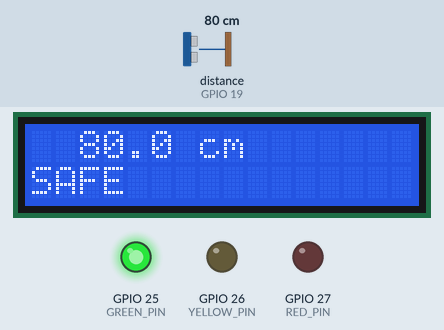
Bench run of a sketch on a simulated ESP32. Shown: 16×2 character LCD, output pins drawn as LEDs (lit = HIGH). Wiring (inferred from the names in the program): ultrasonic range finder: trigger GPIO 23; echo GPIO 19. Inputs (shaded band) come from the test bench; at power-on: distance to the obstacle (sensor on GPIO 19) 80 cm. The echo pulse lasts 58.3 µs per cm; WiFi joins after 1.5 s; servers stay silent unless stated; pins used as bus, display or sensor lines are not drawn; what the sketch prints to the serial monitor is not drawn.

Above: at 1.2 s.
1.3 s: distance to the obstacle (sensor on GPIO 19) set to 34 cm
At 1.7 s:
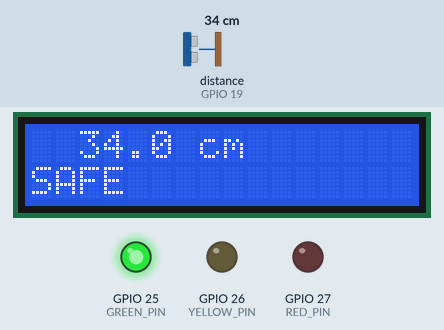
2.8 s: distance to the obstacle (sensor on GPIO 19) set to 26 cm
At 4.0 s:
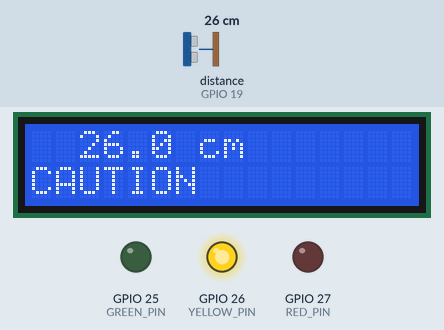
4.3 s: distance to the obstacle (sensor on GPIO 19) set to 16 cm
At 5.5 s:
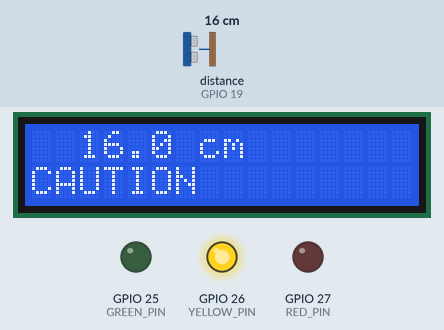
5.8 s: distance to the obstacle (sensor on GPIO 19) set to 12 cm
At 6.8 s:
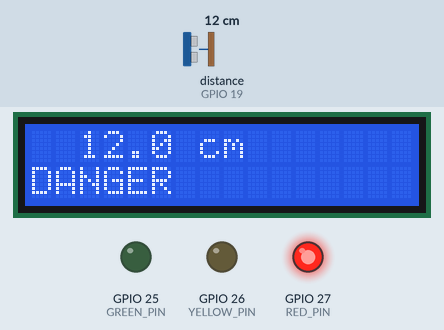
Timing chart, 0 to 8.3 s (numbered marks = the images above; inputs shaded):
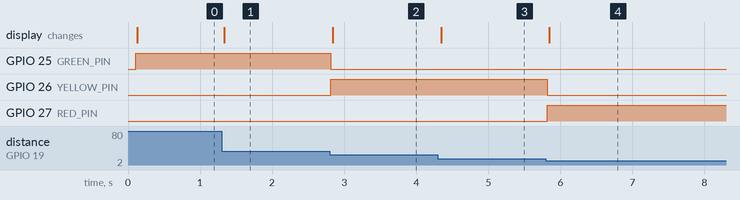

The sketch:

distance_monitor.ino
```cpp
#include <WiFi.h>
#include <WebServer.h>
#include <ESPmDNS.h>
#include <Wire.h>
#include <LiquidCrystal_I2C.h>

// Assumed wiring for a classic ESP32 DevKit. Adapt for your board.
constexpr int TRIG_PIN = 23, ECHO_PIN = 19;
constexpr int GREEN_PIN = 25, YELLOW_PIN = 26, RED_PIN = 27;
constexpr int SDA_PIN = 21, SCL_PIN = 22;
const char* WIFI_SSID = "YOUR_WIFI_SSID";
const char* WIFI_PASSWORD = "YOUR_WIFI_PASSWORD";
WebServer server(80);
LiquidCrystal_I2C lcd(0x27, 16, 2);
volatile uint32_t echoStart = 0, echoWidth = 0;
volatile bool echoReady = false, waitingEcho = false;
portMUX_TYPE echoMux = portMUX_INITIALIZER_UNLOCKED;
uint32_t lastTrigger = 0, triggerMicros = 0, lastValid = 0, lastReconnect = 0;
bool sensorOk = false, mdnsStarted = false;
float distanceCm = 0;

void IRAM_ATTR echoChanged() {
  portENTER_CRITICAL_ISR(&echoMux);
  if (waitingEcho) {
    if (digitalRead(ECHO_PIN)) echoStart = micros();
    else { echoWidth = micros() - echoStart; echoReady = true; waitingEcho = false; }
  }
  portEXIT_CRITICAL_ISR(&echoMux);
}

void showReading() {
  const bool safe = sensorOk && distanceCm > 30;
  const bool caution = sensorOk && distanceCm >= 15 && distanceCm <= 30;
  const bool danger = sensorOk && distanceCm < 15;
  digitalWrite(GREEN_PIN, safe); digitalWrite(YELLOW_PIN, caution); digitalWrite(RED_PIN, danger);
  char line[17];
  lcd.setCursor(0, 0);
  if (sensorOk) { snprintf(line, sizeof(line), "%6.1f cm       ", distanceCm); lcd.print(line); }
  else lcd.print("No sensor data  ");
  lcd.setCursor(0, 1);
  lcd.print(!sensorOk ? "SENSOR ERROR    " : safe ? "SAFE            " : caution ? "CAUTION         " : "DANGER          ");
}

void setup() {
  Serial.begin(115200);
  pinMode(TRIG_PIN, OUTPUT); digitalWrite(TRIG_PIN, LOW);
  pinMode(ECHO_PIN, INPUT);
  pinMode(GREEN_PIN, OUTPUT); pinMode(YELLOW_PIN, OUTPUT); pinMode(RED_PIN, OUTPUT);
  attachInterrupt(digitalPinToInterrupt(ECHO_PIN), echoChanged, CHANGE);
  Wire.begin(SDA_PIN, SCL_PIN); lcd.init(); lcd.backlight(); showReading();
  WiFi.mode(WIFI_STA); WiFi.setAutoReconnect(true); WiFi.begin(WIFI_SSID, WIFI_PASSWORD);
  server.on("/distance", HTTP_GET, []() {
    const bool fresh = sensorOk && millis() - lastValid <= 1000;
    server.sendHeader("Cache-Control", "no-store");
    server.send(200, "application/json", fresh ? String("{\"distance_cm\":") + String(distanceCm, 1) + ",\"sensor_ok\":true}" : "{\"distance_cm\":null,\"sensor_ok\":false}");
  });
  server.begin();
}

void loop() {
  server.handleClient();
  const uint32_t now = millis();
  if (WiFi.status() == WL_CONNECTED && !mdnsStarted) {
    mdnsStarted = MDNS.begin("esp32");
    Serial.print("ESP32 address: "); Serial.println(WiFi.localIP());
  }
  if (WiFi.status() != WL_CONNECTED) {
    if (mdnsStarted) { MDNS.end(); mdnsStarted = false; }
    if (now - lastReconnect >= 10000) { lastReconnect = now; WiFi.reconnect(); }
  }
  bool ready, waiting;
  uint32_t width;
  portENTER_CRITICAL(&echoMux);
  ready = echoReady; width = echoWidth; waiting = waitingEcho;
  if (ready) echoReady = false;
  portEXIT_CRITICAL(&echoMux);
  if (ready) {
    distanceCm = roundf((width * 0.0343f / 2.0f) * 10.0f) / 10.0f;
    sensorOk = width > 0 && distanceCm >= 2 && distanceCm <= 400;
    if (sensorOk) lastValid = now;
    showReading();
  } else if (waiting && micros() - triggerMicros > 30000) {
    portENTER_CRITICAL(&echoMux); waitingEcho = false; portEXIT_CRITICAL(&echoMux);
    sensorOk = false; showReading();
  }
  if (now - lastTrigger >= 100) {
    lastTrigger = now;
    portENTER_CRITICAL(&echoMux); echoReady = false; waitingEcho = true; echoStart = micros(); portEXIT_CRITICAL(&echoMux);
    triggerMicros = micros();
    digitalWrite(TRIG_PIN, HIGH); delayMicroseconds(10); digitalWrite(TRIG_PIN, LOW);
  }
}
```

Measured:
- the behaviour switches between 31 and 30 cm on distance to the obstacle (sensor on GPIO 19) (found by bisection; images 1 and 2)
- the behaviour switches between 15 and 14 cm on distance to the obstacle (sensor on GPIO 19) (found by bisection; images 3 and 4)
- after the input at 1.3 s, the display: changes at once (image 1)
- after the input at 2.8 s, GPIO 25 (GREEN_PIN): HIGH → LOW at once; GPIO 26 (YELLOW_PIN): LOW → HIGH at once; the display: changes at once (image 2)
- after the input at 4.3 s, the display: changes after 0.05 s (image 3)
- after the input at 5.8 s, GPIO 26 (YELLOW_PIN): HIGH → LOW at once; GPIO 27 (RED_PIN): LOW → HIGH at once; the display: changes after 0.05 s (image 4)
